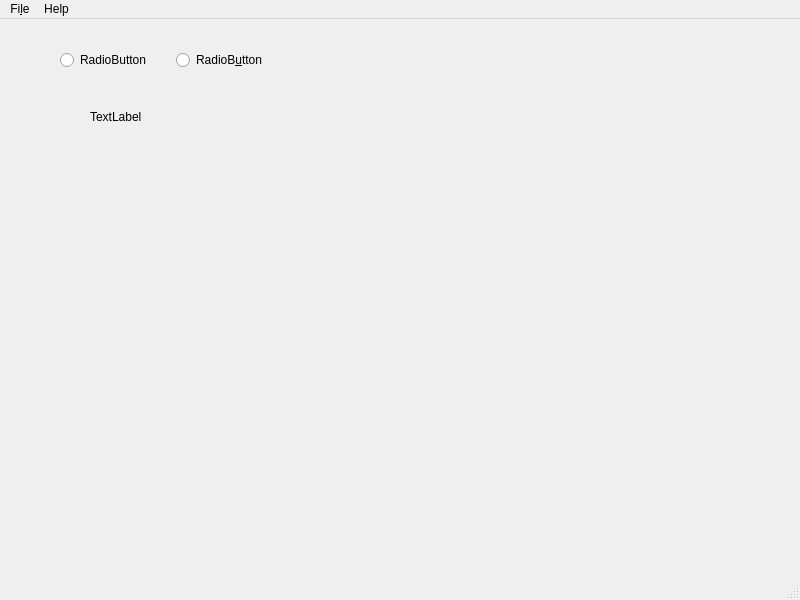
<?xml version="1.0" encoding="UTF-8"?>
<ui version="4.0">
 <class>MainWindow</class>
 <widget class="QMainWindow" name="MainWindow">
  <property name="geometry">
   <rect>
    <x>0</x>
    <y>0</y>
    <width>800</width>
    <height>600</height>
   </rect>
  </property>
  <property name="windowTitle">
   <string>NEFI 2.0</string>
  </property>
  <widget class="QWidget" name="centralwidget">
   <widget class="QLabel" name="Label1">
    <property name="geometry">
     <rect>
      <x>90</x>
      <y>90</y>
      <width>64</width>
      <height>15</height>
     </rect>
    </property>
    <property name="text">
     <string>TextLabel</string>
    </property>
   </widget>
   <widget class="QWidget" name="">
    <property name="geometry">
     <rect>
      <x>60</x>
      <y>30</y>
      <width>226</width>
      <height>22</height>
     </rect>
    </property>
    <layout class="QHBoxLayout" name="horizontalLayout">
     <item>
      <widget class="QRadioButton" name="radioButton_2">
       <property name="text">
        <string>RadioButton</string>
       </property>
      </widget>
     </item>
     <item>
      <widget class="QRadioButton" name="radioButton_1">
       <property name="text">
        <string>RadioB&amp;utton</string>
       </property>
      </widget>
     </item>
    </layout>
   </widget>
  </widget>
  <widget class="QMenuBar" name="menubar">
   <property name="geometry">
    <rect>
     <x>0</x>
     <y>0</y>
     <width>800</width>
     <height>27</height>
    </rect>
   </property>
   <widget class="QMenu" name="menuFile">
    <property name="title">
     <string>Fi&amp;le</string>
    </property>
    <addaction name="actionOpen_Image"/>
    <addaction name="actionSave_Image"/>
   </widget>
   <widget class="QMenu" name="menuHelp">
    <property name="title">
     <string>Help</string>
    </property>
    <addaction name="actionInfo"/>
   </widget>
   <addaction name="menuFile"/>
   <addaction name="menuHelp"/>
  </widget>
  <widget class="QStatusBar" name="statusbar"/>
  <action name="actionOpen_Image">
   <property name="text">
    <string>&amp;Open Image</string>
   </property>
  </action>
  <action name="actionSave_Image">
   <property name="text">
    <string>&amp;Save Image</string>
   </property>
  </action>
  <action name="actionInfo">
   <property name="checkable">
    <bool>false</bool>
   </property>
   <property name="text">
    <string>&amp;Info</string>
   </property>
  </action>
 </widget>
 <resources/>
 <connections>
  <connection>
   <sender>radioButton_2</sender>
   <signal>clicked()</signal>
   <receiver>Label1</receiver>
   <slot>clear()</slot>
   <hints>
    <hint type="sourcelabel">
     <x>84</x>
     <y>70</y>
    </hint>
    <hint type="destinationlabel">
     <x>95</x>
     <y>124</y>
    </hint>
   </hints>
  </connection>
 </connections>
</ui>
